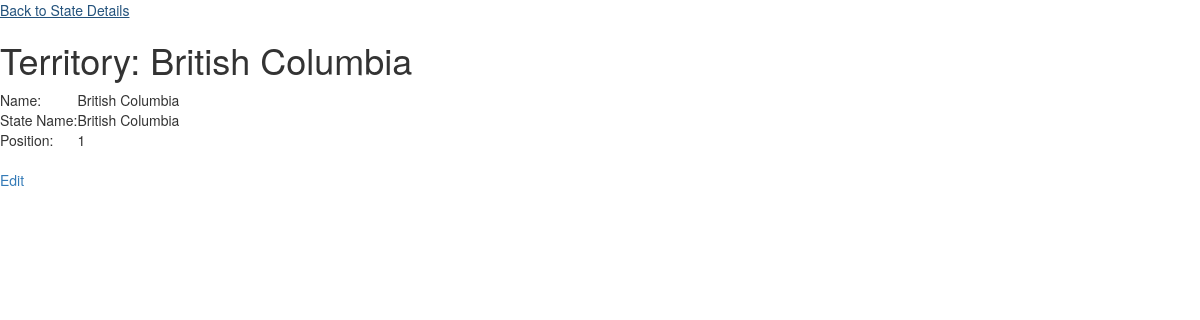
/public/staff/territories/show.php?id=59, run on the app's committed database.
### tables this page shows
CREATE TABLE `territories` (
  `id` int(11) NOT NULL,
  `name` varchar(255) DEFAULT NULL,
  `state_id` int(11) DEFAULT NULL,
  `position` int(11) DEFAULT NULL
);

CREATE TABLE `states` (
  `id` int(11) NOT NULL,
  `name` varchar(255) DEFAULT NULL,
  `code` varchar(255) DEFAULT NULL,
  `country_id` int(11) DEFAULT NULL
);

### private/query_functions.php (called while the page is built, shortened)
<?php
  function find_state_by_id($id=0) {
    global $db;
    $sql = "SELECT * FROM states ";
    $sql .= "WHERE id='" . $id . "';";
    $state_result = db_query($db, $sql);
    return $state_result;
  }
  function find_territory_by_id($id=0) {
    global $db;
    $sql = "SELECT * FROM territories ";
    $sql .= "WHERE id='" . $id . "';";
    $territory_result = db_query($db, $sql);
    return $territory_result;
  }
?>

### private/database.php (called while the page is built, shortened)
<?php
  function db_query($connection, $sql) {
    $result_set = mysqli_query($connection, $sql);
    return $result_set;
  }
  function db_fetch_assoc($result_set) {
    return mysqli_fetch_assoc($result_set);
  }
?>

### public/staff/territories/show.php (the view, shortened to what this page needs)
<?php
$id = $_GET['id'];
$territory_result = find_territory_by_id($id);
$territory = db_fetch_assoc($territory_result);
$state_id = $territory['state_id'];
$state_result = find_state_by_id($state_id);
$state = db_fetch_assoc($state_result);
?>
<?php include(SHARED_PATH . '/header.php'); ?>
<div id="main-content">
  <a href="../states/show.php?id=<?php echo $territory['state_id']; ?>">Back to State Details</a>
  <br />
  <h1>Territory: <?php echo $territory['name']; ?></h1>
  <?php
    echo "<table id=\"territory\">";
    echo "<tr>";
    echo "<td>Name: </td>";
    echo "<td>" . $territory['name'] . "</td>";
    echo "</tr>";
    echo "<tr>";
    echo "<td>State Name: </td>";
    echo "<td>" . $state['name'] . "</td>";
    echo "</tr>";
    echo "<tr>";
    echo "<td>Position: </td>";
    echo "<td>" . $territory['position'] . "</td>";
    echo "</tr>";
    echo "</table>";
  ?>
  <br />
  <a href="edit.php?id=<?php echo $territory['id'] ?>">Edit</a><br />
</div>
<?php include(SHARED_PATH . '/footer.php'); ?>

### data on the page
territories: name "British Columbia", position "1"
states: name "British Columbia"
